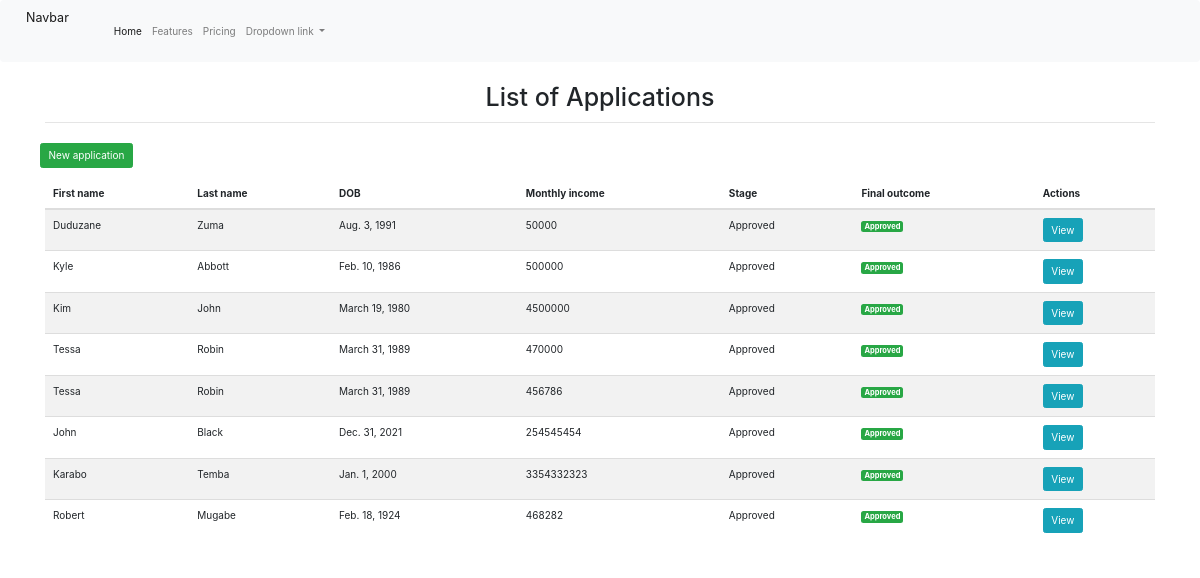
Page /aml/ on the committed database.
### aml_assess/models.py (models this page shows, shortened)
class Application(models.Model):
    customer = models.ForeignKey(Customer, on_delete=models.CASCADE)
    status = models.CharField(max_length=255)
    sanctioned = models.BooleanField(null=True)
    pep = models.BooleanField(null=True)

class Customer(models.Model):
    first_name = models.CharField(max_length=255)
    last_name = models.CharField(max_length=255)
    dob = models.DateField(null=False)
    monthly_income = models.CharField(max_length=255)

### aml_assess/views.py (the view)
# urls.py: path('', views.index, name='index'),
def index(request):
    applications = Application.objects.all()
    application = Application.objects.get(customer_id=1)
    context = {"applications": applications}
    return render(request, "aml_assess/list-applications.html", context=context)

### templates/aml_assess/list-applications.html (shortened to what this page needs)
{% extends "base.html" %}
{% block content %}
    <div class="container">
        <h1 style="text-align: center">List of Applications</h1>
        <hr>
        <div class="row" style="padding: 10px;">
            <a href="{% url 'new-application' %}" class="btn btn-success pull-left">New application</a>
        </div>
        <table class="table table-striped">
            <thead>
            <th>First name</th>
            <th>Last name</th>
            <th>DOB</th>
            <th>Monthly income</th>
            <th>Stage</th>
            <th>Final outcome</th>
            <th>Actions</th>
            </thead>
            <tbody>
            {% for i in applications %}
                <tr>
                    <td>{{ i.customer.first_name }}</td>
                    <td>{{ i.customer.last_name }}</td>
                    <td>{{ i.customer.dob }}</td>
                    <td class="currency">{{ i.customer.monthly_income }}</td>
                    <td>
                        {{ i.status }}
                    </td>
                    <td>
                        {% if i.status == 'Approved' %}
                            <span class="badge badge-success">Approved</span>
                        {% elif i.status == 'Denied' %}
                            <span class="badge badge-danger">Denied</span>
                        {% else %}
                            <span class="badge badge-primary">Pending</span>
                        {% endif %}
                    </td>
                    <td><a href="{% url 'view-application' i.id %}" class="btn btn-info">View</a></td>
                </tr>
            {% endfor %}
            </tbody>
        </table>
    </div>
{% endblock %}

### templates/base.html (shortened to what this page needs)
{% load static %}
<!DOCTYPE html>
<html lang="en">
<head>
    <link href="{% static 'vendor/fontawesome-free/css/all.min.css' %}" rel="stylesheet" type="text/css">
    <link rel="stylesheet" href="https://maxcdn.bootstrapcdn.com/bootstrap/3.4.0/css/bootstrap.min.css">
    <link rel="stylesheet" href="https://cdnjs.cloudflare.com/ajax/libs/twitter-bootstrap/4.1.3/css/bootstrap.css"
          type="text/css">
    <link rel="stylesheet" href="https://cdn.datatables.net/1.10.19/css/dataTables.bootstrap4.min.css">
    <link href="https://cdnjs.cloudflare.com/ajax/libs/select2/4.0.7/css/select2.min.css" rel="stylesheet"/>
    <link rel="stylesheet" href="//code.jquery.com/ui/1.12.1/themes/base/jquery-ui.css">
    <link rel="stylesheet" type="text/css" href="https://cdnjs.cloudflare.com/ajax/libs/c3/0.4.10/c3.min.css">
</head>
<body id="page-top">
<div id="wrapper">
    <div id="content-wrapper" class="d-flex flex-column">
        <div id="content">
            <nav class="navbar navbar-expand-lg navbar-light bg-light">
                <a class="navbar-brand" href="#">Navbar</a>
                <div class="collapse navbar-collapse" id="navbarNavDropdown">
                    <ul class="navbar-nav">
                        <li class="nav-item active">
                            <a class="nav-link" href="#">Home <span class="sr-only">(current)</span></a>
                        </li>
                        <li class="nav-item">
                            <a class="nav-link" href="#">Features</a>
                        </li>
                        <li class="nav-item">
                            <a class="nav-link" href="#">Pricing</a>
                        </li>
                        <li class="nav-item dropdown">
                            <a class="nav-link dropdown-toggle" href="#" id="navbarDropdownMenuLink"
                               data-toggle="dropdown" aria-haspopup="true" aria-expanded="false">
                                Dropdown link
                            </a>
                        </li>
                    </ul>
                </div>
            </nav>
            <div class="container-fluid">
                {% block content %}
                {% endblock %}
            </div>
        </div>
    </div>
</div>
</body>
</html>

### rows in the picture
Application: customer.first_name "Duduzane", customer.last_name "Zuma", customer.dob "Aug. 3, 1991", customer.monthly_income "50000", status "Approved"
Application: customer.first_name "Kyle", customer.last_name "Abbott", customer.dob "Feb. 10, 1986", customer.monthly_income "500000", status "Approved"
Application: customer.first_name "Kim", customer.last_name "John", customer.dob "March 19, 1980", customer.monthly_income "4500000", status "Approved"
Application: customer.first_name "Tessa", customer.last_name "Robin", customer.dob "March 31, 1989", customer.monthly_income "470000", status "Approved"
Application: customer.first_name "Tessa", customer.last_name "Robin", customer.dob "March 31, 1989", customer.monthly_income "456786", status "Approved"
Application: customer.first_name "John", customer.last_name "Black", customer.dob "Dec. 31, 2021", customer.monthly_income "254545454", status "Approved"
Application: customer.first_name "Karabo", customer.last_name "Temba", customer.dob "Jan. 1, 2000", customer.monthly_income "3354332323", status "Approved"
Application: customer.first_name "Robert", customer.last_name "Mugabe", customer.dob "Feb. 18, 1924", customer.monthly_income "468282", status "Approved"
